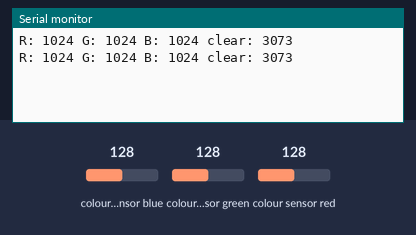
This sketch was run on a simulated Arduino Uno, built with avr-gcc and run on an emulated ATmega328P. On the bench: the last lines printed to the serial monitor. The test bench sets the inputs (shaded band); at power-on: colour sensor blue 128, colour sensor green 128, colour sensor red 128.

Above: at 1.9 s.
2.0 s: colour sensor blue set to 5
At 2.9 s:
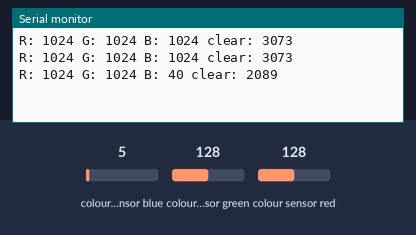
3.5 s: colour sensor green set to 5
At 4.6 s:
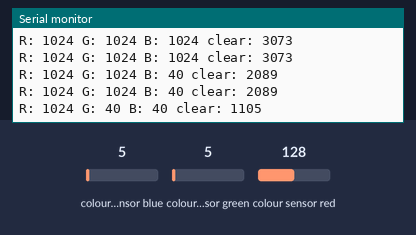
5.0 s: colour sensor red set to 5
At 6.0 s:
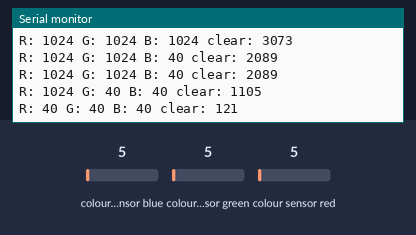
Timing chart, 0 to 8.0 s (numbered marks = the images above; inputs shaded):
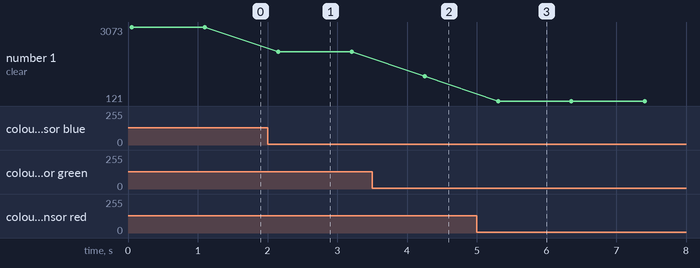

Measured:
- after the input at 2.0 s, the serial monitor: prints a new line after 0.15 s (image 1)
- after the input at 3.5 s, the serial monitor: prints a new line after 0.76 s (image 2)
- after the input at 5.0 s, the serial monitor: prints a new line after 0.31 s (image 3)
- plotted number 1: 3073 → 2089 after the input at 2.0 s, 2089 → 1105 after the input at 3.5 s, 1105 → 121 after the input at 5.0 s

The sketch:

Exemplu-culoare.ino
```cpp
#include <Adafruit_APDS9960.h>

#define INT 2 //pinul INT este legat la D2 in cazul de fata

Adafruit_APDS9960 apds; //definirea modulului

void setup() {
  Serial.begin(9600);
  pinMode(INT, INPUT_PULLUP); //definirea pinului INT ca input
  while(!apds.begin());
  //activarea senzorului de culoare
  apds.enableColor(true);
}

void loop() {
  uint16_t r, g, b, c; //rgb - red green blue, c - clear
  while(!apds.colorDataReady())
    delay(5);
  apds.getColorData(&r, &g, &b, &c); //citirea culorilor sub forma RGB
  char color[50];
  sprintf(color, "R: %d G: %d B: %d clear: %d", r, g, b, c); //formatarea textului de afisare
  Serial.println(color);
  delay(1000);
}
```
